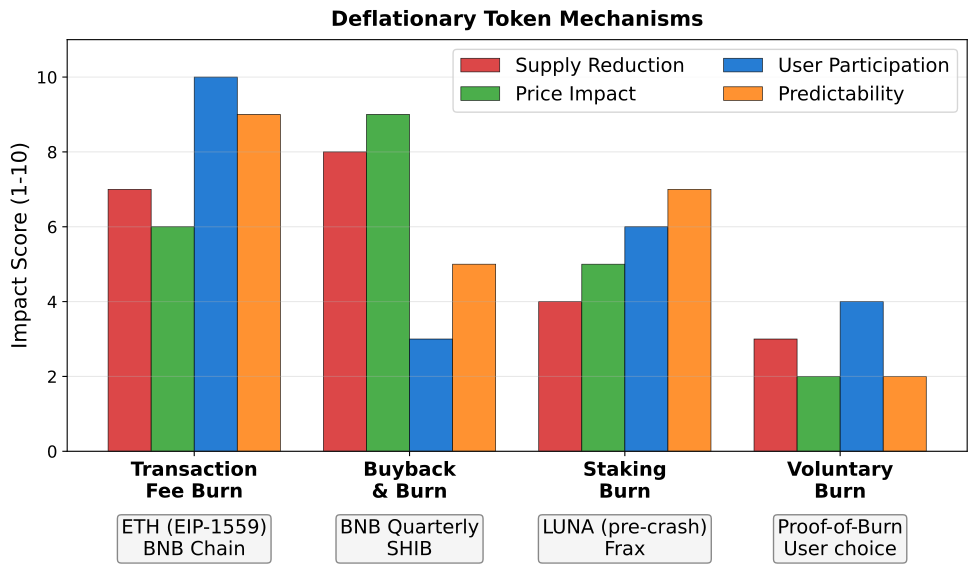

The script that saved this image:
"""
Deflationary Token Mechanisms
Comparing different burn strategies
"""

import matplotlib.pyplot as plt
import numpy as np
from pathlib import Path

CHART_METADATA = {
    'title': 'Deflationary Token Mechanisms',
    'url': 'https://github.com/Digital-AI-Finance/Blockchain_Crypto/tree/main/Module_B_Ethereum_Smart_Contracts/L19_Token_Lifecycle/charts/04_deflationary_mechanisms'
}

plt.rcParams.update({
    'font.size': 14,
    'axes.labelsize': 14,
    'axes.titlesize': 16,
    'xtick.labelsize': 12,
    'ytick.labelsize': 12,
    'legend.fontsize': 12,
    'figure.figsize': (10, 6),
    'figure.dpi': 150
})

MLPURPLE = '#3333B2'
MLBLUE = '#0066CC'
MLORANGE = '#FF7F0E'
MLGREEN = '#2CA02C'
MLRED = '#D62728'

fig, ax = plt.subplots(figsize=(10, 6))

# Burn mechanisms
mechanisms = ['Transaction\nFee Burn', 'Buyback\n& Burn', 'Staking\nBurn', 'Voluntary\nBurn']

# Impact metrics (scale 1-10)
metrics = {
    'Supply Reduction': [7, 8, 4, 3],
    'Price Impact': [6, 9, 5, 2],
    'User Participation': [10, 3, 6, 4],
    'Predictability': [9, 5, 7, 2],
}

x = np.arange(len(mechanisms))
width = 0.2
colors = [MLRED, MLGREEN, MLBLUE, MLORANGE]

for i, (metric, values) in enumerate(metrics.items()):
    bars = ax.bar(x + i * width - 0.3, values, width, label=metric,
                  color=colors[i], edgecolor='black', linewidth=0.5, alpha=0.85)

ax.set_ylabel('Impact Score (1-10)', fontsize=15)
ax.set_xticks(x)
ax.set_xticklabels(mechanisms, fontsize=14, fontweight='bold')
ax.set_ylim(0, 11)

ax.legend(loc='upper right', fontsize=14, ncol=2)
ax.grid(True, alpha=0.3, axis='y')

# Add examples
examples = ['ETH (EIP-1559)\nBNB Chain', 'BNB Quarterly\nSHIB', 'LUNA (pre-crash)\nFrax', 'Proof-of-Burn\nUser choice']
for i, ex in enumerate(examples):
    ax.text(i, -1.8, f'{ex}', ha='center', fontsize=14, va='top',
            bbox=dict(boxstyle='round,pad=0.2', facecolor='#F5F5F5', edgecolor='#888'))

ax.set_title('Deflationary Token Mechanisms', fontweight='bold', fontsize=15, pad=10)
plt.tight_layout()

output_path = Path(__file__).parent / 'chart.pdf'
plt.savefig(output_path, bbox_inches='tight', dpi=300)
print(f"Chart saved to: {output_path.absolute()}")
plt.close()
